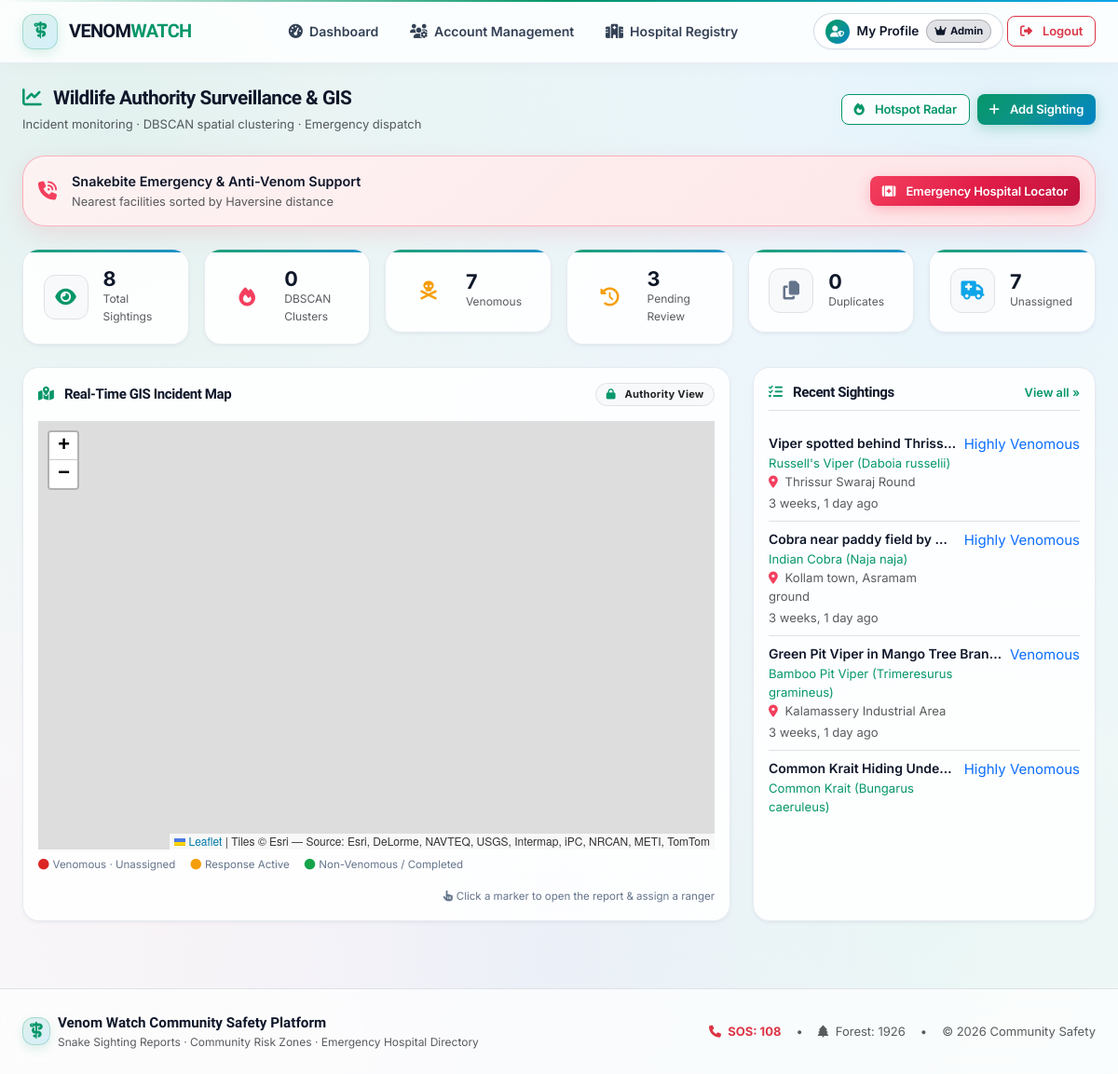
Before: /authority/ (signed in) with the older database file.
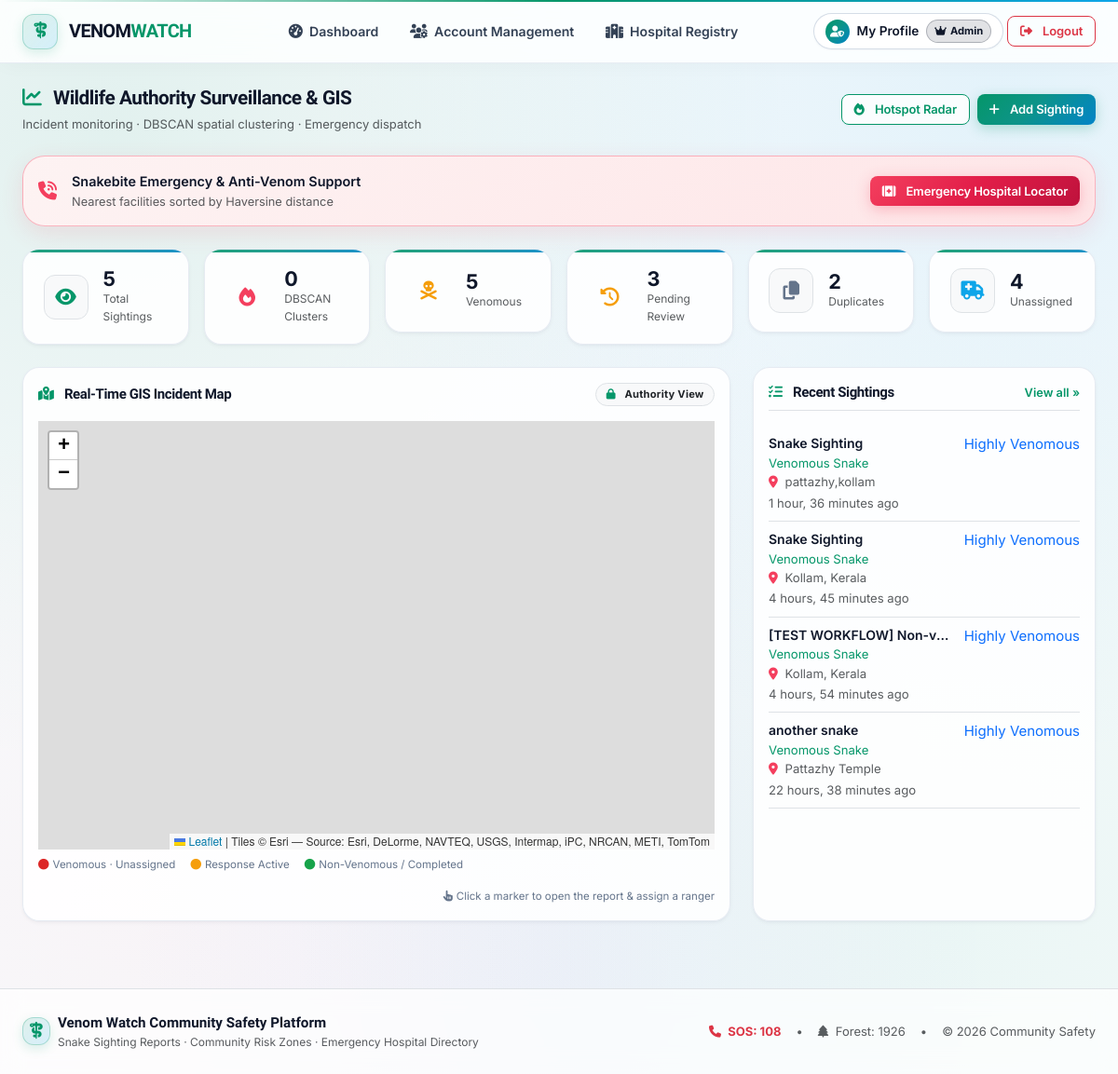
After: the same page with the newer database file.
### reports/models.py (models this page shows, shortened)
class SightingReport(models.Model):
    STATUS_PENDING = 'PENDING'
    STATUS_VERIFIED = 'VERIFIED'
    STATUS_REJECTED = 'REJECTED'
    STATUS_RESOLVED = 'RESOLVED'
    STATUS_CHOICES = [
        (STATUS_PENDING, 'Pending AI & Authority Verification'),
        (STATUS_VERIFIED, 'Verified Sighting'),
        (STATUS_REJECTED, 'Rejected / False Alarm'),
        (STATUS_RESOLVED, 'Captured / Area Cleared'),
    ]
    VENOM_HIGHLY = 'HIGHLY_VENOMOUS'
    VENOM_MODERATE = 'VENOMOUS'
    VENOM_SAFE = 'NON_VENOMOUS'
    VENOM_CHOICES = [
        (VENOM_HIGHLY, 'Highly Venomous'),
        (VENOM_MODERATE, 'Venomous'),
        (VENOM_SAFE, 'Non-Venomous'),
    ]
    user = models.ForeignKey(User, on_delete=models.SET_NULL, null=True, blank=True, related_name='reports')
    title = models.CharField(max_length=200, default="Snake Sighting")
    original_image = models.ImageField(upload_to='sightings/')
    processed_image = models.ImageField(upload_to='processed_sightings/', blank=True, null=True)
    latitude = models.FloatField(help_text="Latitude in decimal degrees")
    longitude = models.FloatField(help_text="Longitude in decimal degrees")
    location_name = models.CharField(max_length=255, help_text="Street, District, or Landmark Name")
    status = models.CharField(max_length=20, choices=STATUS_CHOICES, default=STATUS_PENDING)
    created_at = models.DateTimeField(auto_now_add=True)
    updated_at = models.DateTimeField(auto_now=True)
    ai_detected = models.BooleanField(default=False)
    snake_detected = models.BooleanField(default=False)
    snake_confidence = models.FloatField(default=0.0, null=True, blank=True)
    venomous = models.BooleanField(null=True, blank=True)
    venom_confidence = models.FloatField(default=0.0, null=True, blank=True)
    species_predicted = models.CharField(max_length=150, blank=True, null=True)
    common_name = models.CharField(max_length=150, blank=True, null=True)
    venom_category = models.CharField(max_length=30, choices=VENOM_CHOICES, default=VENOM_SAFE)
    toxicity_level = models.CharField(max_length=50, default='SAFE')
    danger_score = models.IntegerField(default=10)
    ai_confidence = models.FloatField(default=0.0)
    model_1_name = models.CharField(max_length=150, default="venomwatch_cnn2_final (CNN)")
    model_2_name = models.CharField(max_length=150, default="venom_watch_cnn2_keras")
    notes = models.TextField(blank=True, null=True, help_text="Additional observer details")
    verified_by = models.ForeignKey(User, on_delete=models.SET_NULL, null=True, blank=True, related_name='verified_reports')
    authority_notes = models.TextField(blank=True, null=True)
    duplicate_flag = models.BooleanField(default=False, help_text="Flagged as potential duplicate sighting")
    duplicate_of = models.ForeignKey('self', on_delete=models.SET_NULL, null=True, blank=True, related_name='duplicates')
    duplicate_score = models.IntegerField(default=0, help_text="Calculated duplicate likelihood score (0-100)")
    duplicate_reason = models.CharField(max_length=255, blank=True, null=True, help_text="Explanation for duplicate classification")
    spam_flag = models.BooleanField(default=False, help_text="Flagged as suspicious/spam submission")
    spam_reason = models.CharField(max_length=255, blank=True, null=True)
    RESPONSE_UNASSIGNED = 'UNASSIGNED'
    RESPONSE_ASSIGNED = 'ASSIGNED'
    RESPONSE_IN_PROGRESS = 'IN_PROGRESS'
    RESPONSE_DISPATCHED = 'IN_PROGRESS'
    RESPONSE_RESOLVED = 'RESOLVED'
    RESPONSE_STATUS_CHOICES = [
        (RESPONSE_UNASSIGNED, 'Unassigned'),
        (RESPONSE_ASSIGNED, 'Responder Assigned'),
        (RESPONSE_IN_PROGRESS, 'Response in Progress'),
        (RESPONSE_RESOLVED, 'Captured / Resolved'),
    ]
    assigned_responder = models.ForeignKey(User, on_delete=models.SET_NULL, null=True, blank=True, related_name='assigned_tasks')
    response_status = models.CharField(max_length=20, choices=RESPONSE_STATUS_CHOICES, default=RESPONSE_UNASSIGNED)
    class Meta:
        ordering = ['-created_at']

### dashboard/views.py (the view)
# urls.py: path('authority/', views.dashboard_home_view, name='surveillance'),
@login_required
@authority_required
@never_cache
def dashboard_home_view(request):
    all_reports = SightingReport.objects.all()
    total_sightings = all_reports.count()
    cutoff_48h = timezone.now() - timedelta(hours=48)
    active_reports = all_reports.filter(created_at__gte=cutoff_48h)
    active_count = active_reports.count()
    venomous_reports = all_reports.filter(venom_category__in=[SightingReport.VENOM_HIGHLY, SightingReport.VENOM_MODERATE])
    venomous_count = venomous_reports.count()
    pending_count = all_reports.filter(status=SightingReport.STATUS_PENDING).count()
    duplicate_count = all_reports.filter(duplicate_flag=True).count()
    spam_count = all_reports.filter(spam_flag=True).count()
    unassigned_count = all_reports.filter(response_status=SightingReport.RESPONSE_UNASSIGNED).count()
    hotspot_data = DBSCANHotspotService.compute_hotspots(eps_km=1.0, min_samples=2, hours=48)
    recent_sightings = all_reports[:6]
    return render(request, 'dashboard/index.html', {
        'total_sightings': total_sightings,
        'active_count': active_count,
        'venomous_count': venomous_count,
        'pending_count': pending_count,
        'duplicate_count': duplicate_count,
        'spam_count': spam_count,
        'unassigned_count': unassigned_count,
        'hotspot_data': hotspot_data,
        'recent_sightings': recent_sightings,
        'reports': all_reports[:50] # Detailed GIS map dataset
    })

### templates/dashboard/index.html (shortened to what this page needs)
{% extends 'base.html' %}
{% block content %}
<div class="container py-4">
    <div class="d-flex flex-column flex-md-row align-items-md-center justify-content-between gap-3 mb-4">
        <div>
            <h2 class="fw-bold mb-1" style="font-size: 1.3rem; color: var(--text);">
                <i class="fa-solid fa-chart-line me-2" style="color: var(--primary);"></i>
                Wildlife Authority Surveillance & GIS
            </h2>
            <p class="text-muted mb-0" style="font-size: 0.8125rem;">
                Incident monitoring · DBSCAN spatial clustering · Emergency dispatch
            </p>
        </div>
        <div class="d-flex gap-2 flex-wrap">
            <a href="{% url 'hotspots:view' %}" class="btn btn-outline-teal btn-sm">
                <i class="fa-solid fa-fire me-1"></i> Hotspot Radar
            </a>
            <a href="{% url 'reports:create' %}" class="btn btn-teal btn-sm">
                <i class="fa-solid fa-plus me-1"></i> Add Sighting
            </a>
        </div>
    </div>
    <div class="emergency-banner p-3 mb-4 d-flex flex-column flex-md-row align-items-md-center justify-content-between gap-3">
        <div class="d-flex align-items-center gap-3">
            <i class="fa-solid fa-phone-volume" style="color: var(--danger); font-size: 1.25rem;"></i>
            <div>
                <p class="fw-semibold mb-0" style="font-size: 0.9rem; color: var(--text);">
                    Snakebite Emergency & Anti-Venom Support
                </p>
                <p class="text-muted mb-0" style="font-size: 0.8rem;">
                    Nearest facilities sorted by Haversine distance
                </p>
            </div>
        </div>
        <a href="{% url 'emergency:assistance' %}" class="btn btn-danger-venom btn-sm text-nowrap">
            <i class="fa-solid fa-kit-medical me-1"></i> Emergency Hospital Locator
        </a>
    </div>
    <div class="row g-3 mb-4">
        <div class="col-6 col-lg-2">
            <div class="stat-box d-flex align-items-center gap-3">
                <div class="stat-icon bg-light border">
                    <i class="fa-solid fa-eye" style="color: var(--primary);"></i>
                </div>
                <div>
                    <div class="fw-bold counter-value" style="font-size: 1.35rem; line-height: 1.1; color: var(--text);">{{ total_sightings }}</div>
                    <div class="text-muted" style="font-size: 0.75rem;">Total Sightings</div>
                </div>
            </div>
        </div>
        <div class="col-6 col-lg-2">
            <div class="stat-box d-flex align-items-center gap-3">
                <div class="stat-icon bg-danger-light">
                    <i class="fa-solid fa-fire" style="color: var(--danger);"></i>
                </div>
                <div>
                    <div class="fw-bold counter-value" style="font-size: 1.35rem; line-height: 1.1; color: var(--text);">{{ hotspot_data.high_alert_count }}</div>
                    <div class="text-muted" style="font-size: 0.75rem;">DBSCAN Clusters</div>
                </div>
            </div>
        </div>
        <div class="col-6 col-lg-2">
            <div class="stat-box d-flex align-items-center gap-3">
                <div class="stat-icon bg-warning-light">
                    <i class="fa-solid fa-skull-crossbones" style="color: var(--warning);"></i>
                </div>
                <div>
                    <div class="fw-bold counter-value" style="font-size: 1.35rem; line-height: 1.1; color: var(--text);">{{ venomous_count }}</div>
                    <div class="text-muted" style="font-size: 0.75rem;">Venomous</div>
                </div>
            </div>
        </div>
        <div class="col-6 col-lg-2">
            <div class="stat-box d-flex align-items-center gap-3">
                <div class="stat-icon bg-warning-light">
                    <i class="fa-solid fa-clock-rotate-left" style="color: var(--warning);"></i>
                </div>
                <div>
                    <div class="fw-bold counter-value" style="font-size: 1.35rem; line-height: 1.1; color: var(--text);">{{ pending_count }}</div>
                    <div class="text-muted" style="font-size: 0.75rem;">Pending Review</div>
                </div>
            </div>
        </div>
        <div class="col-6 col-lg-2">
            <div class="stat-box d-flex align-items-center gap-3">
                <div class="stat-icon bg-light border">
                    <i class="fa-solid fa-copy" style="color: var(--text-muted);"></i>
                </div>
                <div>
                    <div class="fw-bold counter-value" style="font-size: 1.35rem; line-height: 1.1; color: var(--text);">{{ duplicate_count }}</div>
                    <div class="text-muted" style="font-size: 0.75rem;">Duplicates</div>
                </div>
            </div>
        </div>
        <div class="col-6 col-lg-2">
            <div class="stat-box d-flex align-items-center gap-3">
                <div class="stat-icon bg-light border">
                    <i class="fa-solid fa-truck-medical" style="color: var(--info);"></i>
                </div>
                <div>
                    <div class="fw-bold counter-value" style="font-size: 1.35rem; line-height: 1.1; color: var(--text);">{{ unassigned_count }}</div>
                    <div class="text-muted" style="font-size: 0.75rem;">Unassigned</div>
                </div>
            </div>
        </div>
    </div>
    <div class="row g-4">
        <div class="col-lg-8">
            <div class="card-clean p-3">
                <div class="d-flex align-items-center justify-content-between mb-3">
                    <h5 class="fw-semibold mb-0" style="font-size: 0.9375rem; color: var(--text);">
                        <i class="fa-solid fa-map-location-dot me-2" style="color: var(--primary);"></i>
                        Real-Time GIS Incident Map
                    </h5>
                    <span class="badge bg-light text-dark border" style="font-size: 0.7rem;">
                        <i class="fa-solid fa-lock me-1" style="color: var(--primary);"></i> Authority View
                    </span>
                </div>
                <div id="mainDashboardMap" class="map-container" style="height: 460px;"></div>
                <div class="d-flex flex-wrap gap-3 mt-2" style="font-size: 0.72rem; color: var(--muted, #64748b);">
                    <span><i class="fa-solid fa-circle me-1" style="color:#dc2626;"></i>Venomous · Unassigned</span>
                    <span><i class="fa-solid fa-circle me-1" style="color:#f59e0b;"></i>Response Active</span>
                    <span><i class="fa-solid fa-circle me-1" style="color:#16a34a;"></i>Non-Venomous / Completed</span>
                    <span class="ms-auto"><i class="fa-solid fa-hand-pointer me-1"></i>Click a marker to open the report &amp; assign a ranger</span>
                </div>
            </div>
        </div>
        <div class="col-lg-4">
            <div class="card-clean p-3 h-100 d-flex flex-column">
                <div class="d-flex align-items-center justify-content-between mb-3 pb-2 border-bottom">
                    <h5 class="fw-semibold mb-0" style="font-size: 0.9375rem; color: var(--text);">
                        <i class="fa-solid fa-list-check me-2" style="color: var(--primary);"></i>
                        Recent Sightings
                    </h5>
                    <a href="{% url 'reports:list' %}" class="text-decoration-none fw-semibold"
                       style="font-size: 0.8rem; color: var(--primary);">View all &raquo;</a>
                </div>
                <div class="overflow-auto flex-grow-1" style="max-height: 420px;">
                    {% for report in recent_sightings %}
                        <a href="{% url 'reports:detail' pk=report.pk %}" class="text-decoration-none d-block">
                            <div class="d-flex justify-content-between align-items-start py-2 border-bottom"
                                 style="transition: background-color 150ms;">
                                <div style="min-width: 0;">
                                    <p class="fw-semibold mb-0 text-truncate"
                                       style="font-size: 0.875rem; color: var(--text);">{{ report.title }}</p>
                                    <small class="d-block" style="color: var(--primary);">
                                        {{ report.species_predicted|default:"Snake" }}
                                    </small>
                                    <small class="text-muted d-block">
                                        <i class="fa-solid fa-location-dot me-1" style="color: var(--danger);"></i>
                                        {{ report.location_name }}
                                    </small>
                                    <small class="text-muted">{{ report.created_at|timesince }} ago</small>
                                </div>
                                <div class="flex-shrink-0 ms-2">
                                    {% if report.venom_category == 'HIGHLY_VENOMOUS' %}
                                        <span class="badge-venomous">Highly Venomous</span>
                                    {% elif report.venom_category == 'VENOMOUS' %}
                                        <span class="badge-mild">Venomous</span>
                                    {% else %}
                                        <span class="badge-non-venomous">Non-Venomous</span>
                                    {% endif %}
                                </div>
                            </div>
                        </a>
                    {% empty %}
                        <div class="text-center text-muted py-5">
                            <i class="fa-solid fa-camera-slash fa-2x mb-2 d-block text-secondary"></i>
                            <small>No sightings logged yet.</small>
                        </div>
                    {% endfor %}
                </div>
            </div>
        </div>
    </div>
</div>
{% endblock %}

Changed rows visible on the page:
removed SightingReport: title "Viper spotted behind Thriss…", species_predicted "Russell's Viper (Daboia russelii)", location_name "Thrissur Swaraj Round", created_at "3 weeks, 1 day", venom_category "Highly Venomous"
removed SightingReport: title "Cobra near paddy field by K…", species_predicted "Indian Cobra (Naja naja)", location_name "Kollam town, Asramam ground", created_at "3 weeks, 1 day", venom_category "Highly Venomous"
removed SightingReport: title "Green Pit Viper in Mango Tree Bran…", species_predicted "Bamboo Pit Viper (Trimeresurus gramineus)", location_name "Kalamassery Industrial Area", created_at "3 weeks, 1 day", venom_category "Venomous"
removed SightingReport: title "Common Krait Hiding Unde…", species_predicted "Common Krait (Bungarus caeruleus)", venom_category "Highly Venomous"
added SightingReport: title "Snake Sighting", species_predicted "Venomous Snake", location_name "pattazhy,kollam", created_at "1 hour, 36 minutes", venom_category "Highly Venomous"
added SightingReport: title "Snake Sighting", species_predicted "Venomous Snake", location_name "Kollam, Kerala", created_at "4 hours, 45 minutes", venom_category "Highly Venomous"
added SightingReport: title "[TEST WORKFLOW] Non-ve…", species_predicted "Venomous Snake", location_name "Kollam, Kerala", created_at "4 hours, 54 minutes", venom_category "Highly Venomous"
added SightingReport: title "another snake", species_predicted "Venomous Snake", location_name "Pattazhy Temple", created_at "22 hours, 38 minutes", venom_category "Highly Venomous"
Other visible differences:
{{ total_sightings }}: "8" → "5"
{{ venomous_count }}: "7" → "5"
{{ duplicate_count }}: "0" → "2"
{{ unassigned_count }}: "7" → "4"
